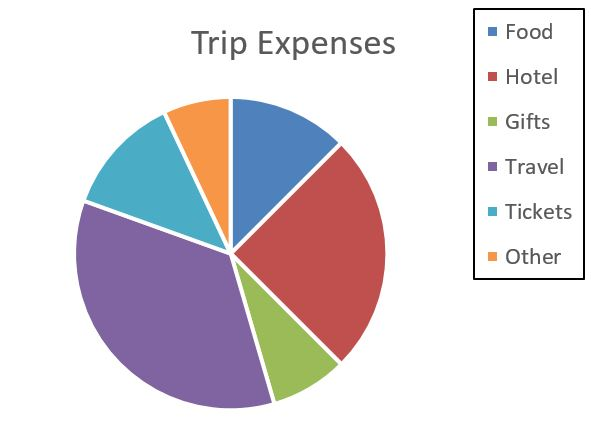
%> input picture TestCases/C1_2.JPG, 591 x 435 px
$ octave --eval "result = barSegment(imread('TestCases/C1_2.JPG'));"   (GNU Octave 9; MATLAB toolbox functions it lacks are replaced by stand-ins)
%> lines starting %> are read from the running program, lines starting %| are printed output that depends on the picture; in (x1, y1, x2, y2) boxes, pixels count from 0 and x2, y2 are one past the last pixel; in counts of white or black regions, pixels touching at a corner belong together; the program's own positions count from 1
### barMask.m
function out = barMask( i )
% this function takes RGB image and returns a binary mask of the bars
ibw=rgb2gray(i);
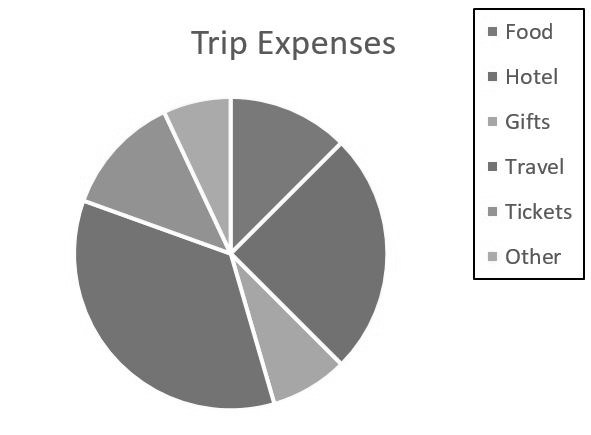
%> ibw: size 435x591 uint8; min 0, max 255, mean 215.5
ibin=imbinarize(ibw, 0.85);
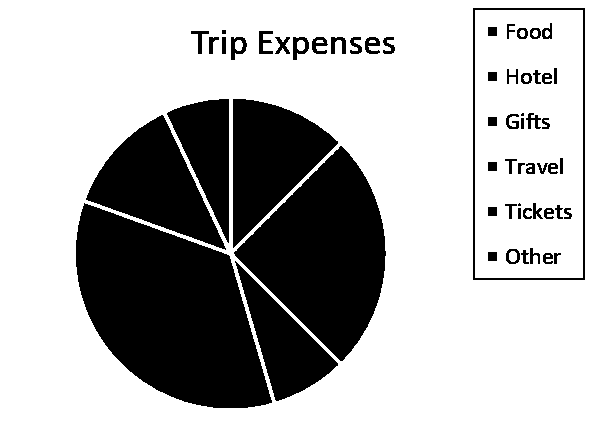
%> ibin: size 435x591 logical; 69.8% white; 59 black regions (3 under 20 px), largest, box (x1, y1, x2, y2) and area: (76, 203, 272, 408) 25754, (234, 146, 386, 361) 18294, (86, 115, 226, 250) 8812
ibin=~ibin;

se1 = strel('square', 30);
out=imopen(ibin, se1);
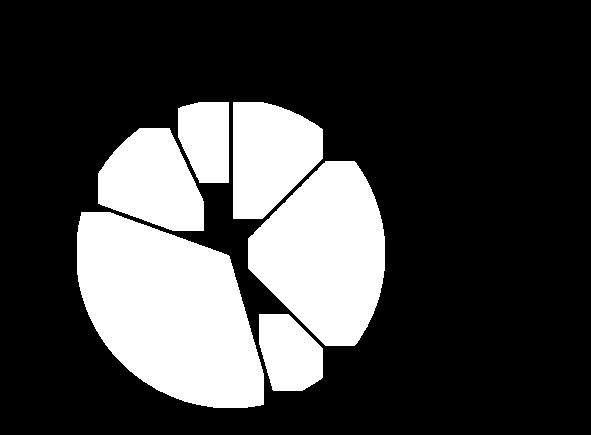
%> out: size 435x591 logical; 25.8% white; 6 white regions

end

### barSegment.m
function [colores, boxes] = barSegment(i)
%this function takes RGB image and return the colors ond bounding boxes of
%the bar shapes

mask=barMask(i);
[L, componentsNum]=bwlabel(mask);       %connected components
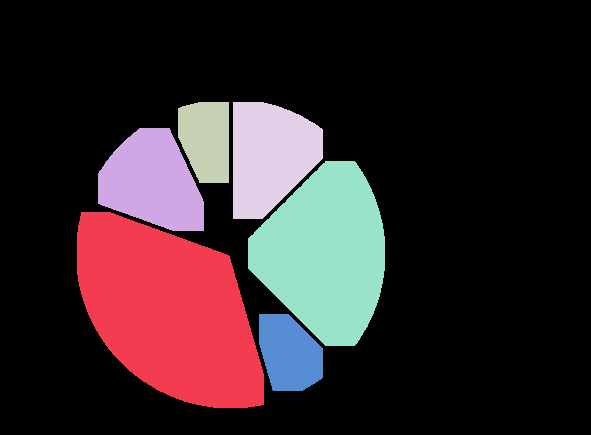
%> L: size 435x591 double; 7 distinct labels, from 0 to 6; one colour per label, 0 black
%> componentsNum = 6

imR=squeeze(i(:,:,1));
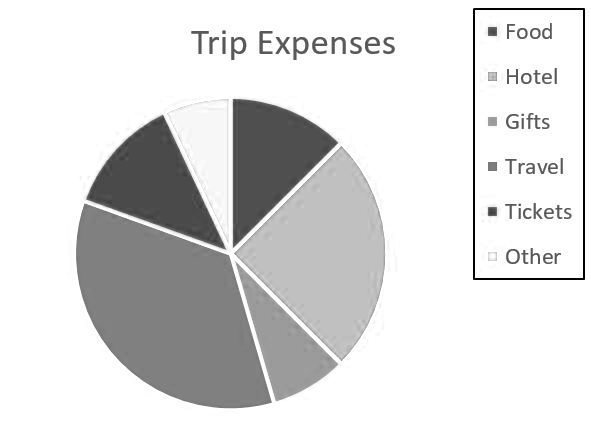
%> imR: size 435x591 uint8; min 0, max 255, mean 219.6
imG=squeeze(i(:,:,2));
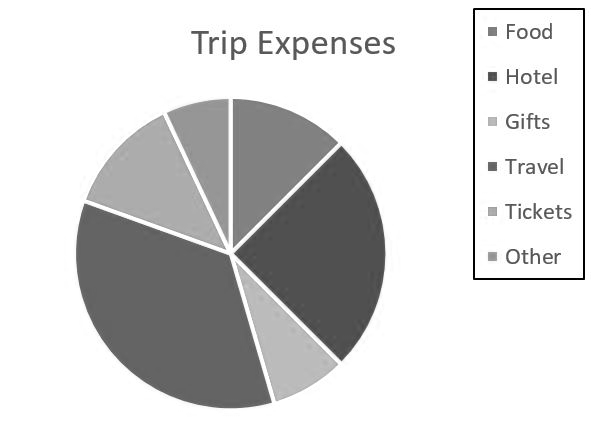
%> imG: size 435x591 uint8; min 0, max 255, mean 212.9
imB=squeeze(i(:,:,3));
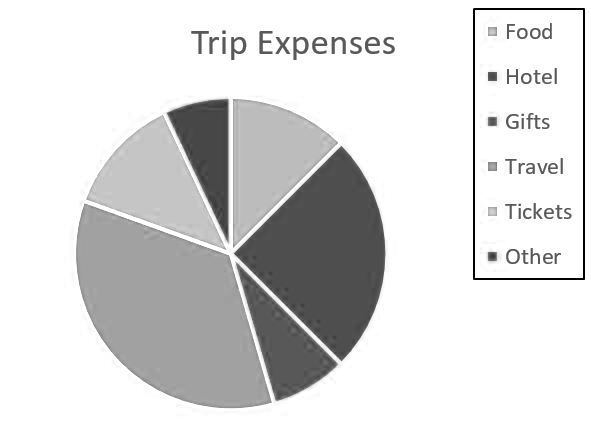
%> imB: size 435x591 uint8; min 0, max 255, mean 218.1
colores=zeros(componentsNum, 3);
for lbl=1:componentsNum
    colores(lbl, 1)=median(imR(L==lbl));
    colores(lbl, 2)=median(imG(L==lbl));
    colores(lbl, 3)=median(imB(L==lbl));
end
%> this loop made 6 passes
%> after the loop, colores = [128 100 161; 74 172 197; 247 150 71; 79 129 188; 192 80 78; 155 187 88]

boxes = regionprops(L,'BoundingBox');
%> boxes = 6 regions; box (x1, y1, x2, y2): (77, 212, 264, 408), (98, 128, 204, 231), (178, 102, 229, 183), (233, 102, 323, 219), (248, 161, 385, 346), (259, 314, 323, 391)
boxes = vertcat(boxes.BoundingBox);
%> boxes = [77.5 212.5 187 196; 98.5 128.5 106 103; 178.5 102.5 51 81; 233.5 102.5 90 117; 248.5 161.5 137 185; 259.5 314.5 64 77]
%> `result = barSegment(imread('TestCases/C1_2.JPG'));`: result has the same summary as colores in barSegment

end

$ run again, on TestCases/C3_2.JPG
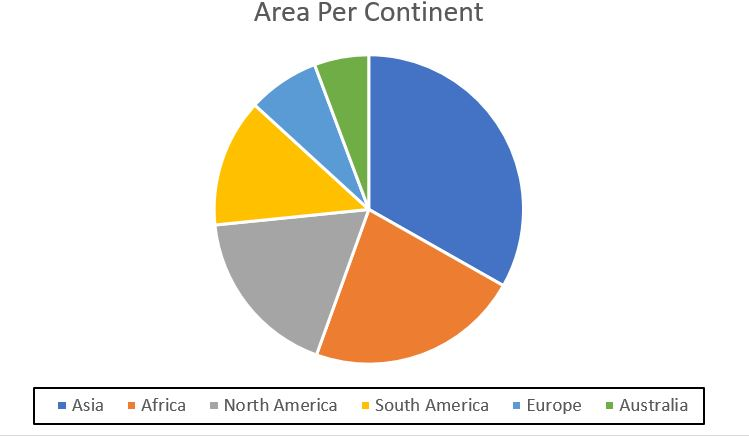
%> input picture TestCases/C3_2.JPG, 749 x 436 px
%> out: size 436x749 logical; 20.2% white; 6 white regions
%> in barSegment, `[L, componentsNum]=bwlabel(mask);`:
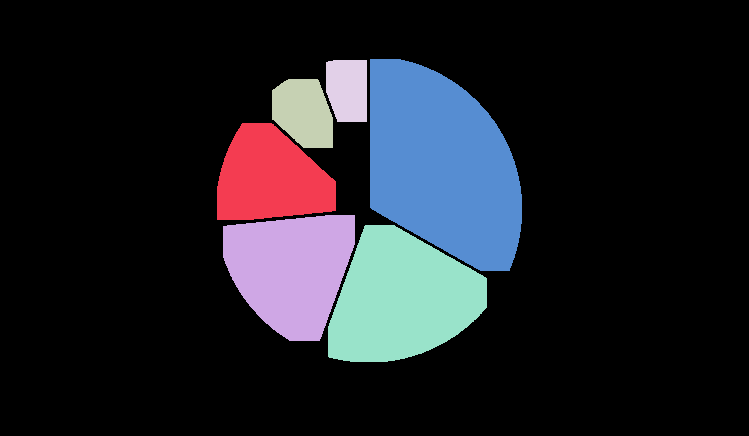
%> L: size 436x749 double; 7 distinct labels, from 0 to 6; one colour per label, 0 black
%> componentsNum = 6
%> in barSegment, `imB=squeeze(i(:,:,3));`:
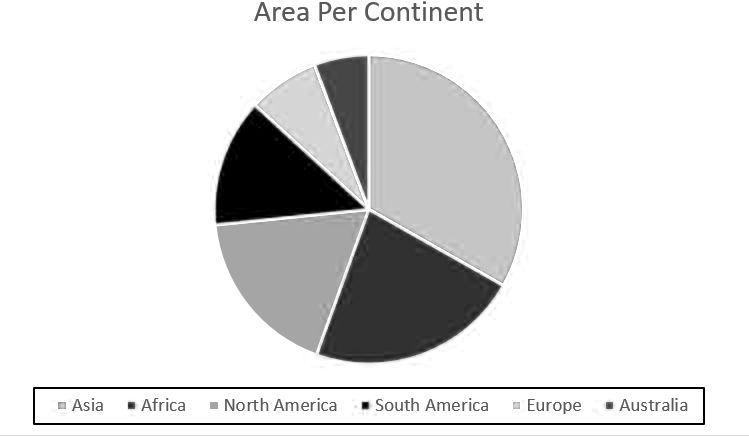
%> imB: size 436x749 uint8; min 0, max 255, mean 223
%> the loop in barSegment, `for lbl=1:componentsNum` made 6 passes
%> after the loop in barSegment, `for lbl=1:componentsNum`: colores = [255 192 0; 165 165 165; 90 155 213; 112 173 70; 237 125 49; 68 115 197]
%> in barSegment, `boxes = regionprops(L,'BoundingBox');`: boxes = 6 regions; box (x1, y1, x2, y2): (217, 123, 336, 220), (223, 215, 355, 341), (272, 79, 333, 148), (326, 60, 367, 122), (328, 225, 487, 362), (370, 59, 522, 271)
%> in barSegment, `boxes = vertcat(boxes.BoundingBox);`: boxes = [217.5 123.5 119 97; 223.5 215.5 132 126; 272.5 79.5 61 69; 326.5 60.5 41 62; 328.5 225.5 159 137; 370.5 59.5 152 212]
%> result has the same summary as colores in barSegment

$ run again, on TestCases/C4_1.jpg
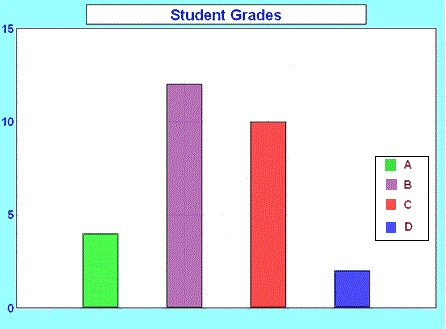
%> input picture TestCases/C4_1.jpg, 446 x 329 px
%> out: size 329x446 logical; 13.2% white; 4 white regions
%> in barSegment, `[L, componentsNum]=bwlabel(mask);`:
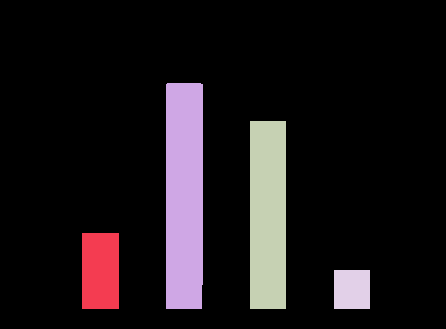
%> L: size 329x446 double; 5 distinct labels, from 0 to 4; one colour per label, 0 black
%> componentsNum = 4
%> in barSegment, `imB=squeeze(i(:,:,3));`:
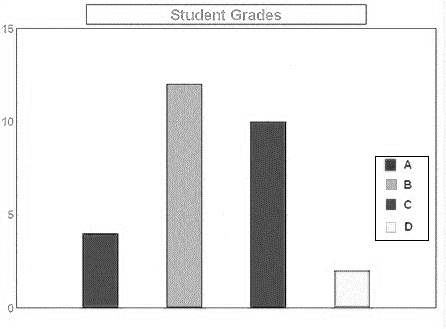
%> imB: size 329x446 uint8; min 0, max 255, mean 234.3
%> the loop in barSegment, `for lbl=1:componentsNum` made 4 passes
%> after the loop in barSegment, `for lbl=1:componentsNum`: colores = [78 250 79; 181 114 182; 255 79 81; 74 73 250]
%> in barSegment, `boxes = regionprops(L,'BoundingBox');`: boxes = 4 regions; box (x1, y1, x2, y2): (82, 233, 119, 309), (166, 83, 203, 309), (250, 121, 286, 309), (334, 270, 370, 309)
%> in barSegment, `boxes = vertcat(boxes.BoundingBox);`: boxes = [82.5 233.5 37 76; 166.5 83.5 37 226; 250.5 121.5 36 188; 334.5 270.5 36 39]
%> result = [78 250 79; 181 114 182; 255 79 81; 74 73 250]

$ run again, on TestCases/C1_1.png
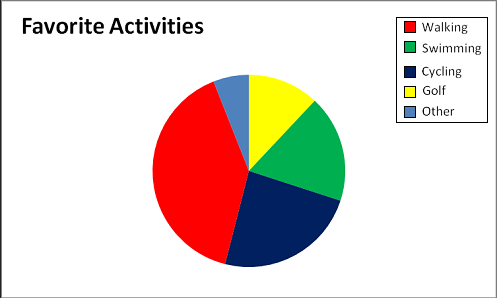
%> input picture TestCases/C1_1.png, 497 x 298 px
%> out: size 298x497 logical; 17.1% white; 1 white region, box (x1, y1, x2, y2) and area: (153, 79, 344, 266) 25387
%> L: size 298x497 double; values 0 (black) and 1 (white), 17.1% white; 1 white region
%> componentsNum = 1
%> in barSegment, `imB=squeeze(i(:,:,3));`:
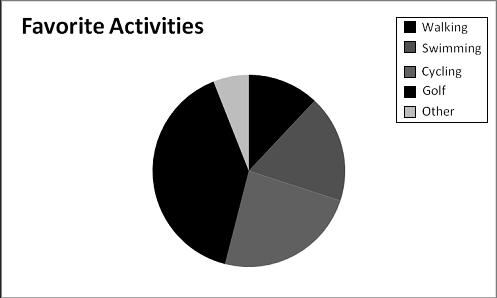
%> imB: size 298x497 uint8; min 0, max 255, mean 208.3
%> the loop in barSegment, `for lbl=1:componentsNum` made 1 pass
%> after the loop in barSegment, `for lbl=1:componentsNum`: colores = [79 32 80]
%> in barSegment, `boxes = regionprops(L,'BoundingBox');`: boxes = 1 region; box (x1, y1, x2, y2): (153, 79, 344, 266)
%> in barSegment, `boxes = vertcat(boxes.BoundingBox);`: boxes = [153.5 79.5 191 187]
%> result = [79 32 80]
